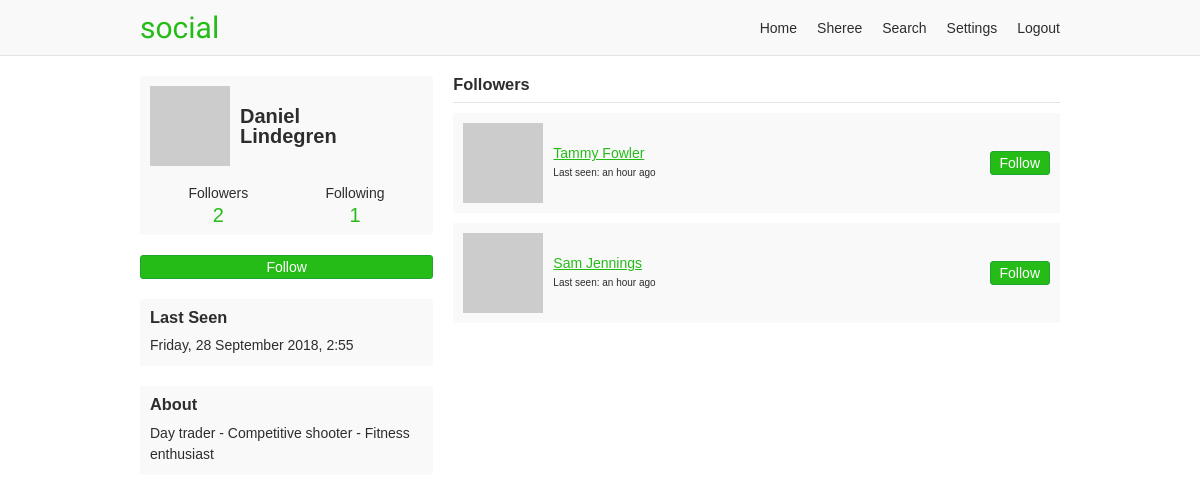
Screenshot of /onosendi/followers (signed in) with the database file from the repository.
### app/users/models/user.py (models this page shows, shortened)
class User(UserMixin, db.Model, BaseModel):
    username = db.Column(db.String(35), nullable=False, unique=True)
    email = db.Column(db.String(255), nullable=False, unique=True)
    password = db.Column(db.String(128), nullable=False)
    first_name = db.Column(db.String(35), nullable=False)
    last_name = db.Column(db.String(35), nullable=False)
    about_me = db.Column(db.Text)
    last_seen = db.Column(db.DateTime, default=datetime.utcnow)
    posts_per_page = db.Column(db.Integer, default=10, nullable=False)
    full_name = column_property(first_name + " " + last_name)
    followed = db.relationship(
        'User',
        secondary=followers,
        primaryjoin='followers.c.follower_id == User.id',
        secondaryjoin='followers.c.followed_id == User.id',
        backref=db.backref('followers', lazy='dynamic'),
        lazy='dynamic')
    post_author = db.relationship(
        'Post',
        foreign_keys='Post.author_id',
        backref='author', lazy='dynamic')
    post_recipient = db.relationship(
        'Post',
        foreign_keys='Post.recipient_id',
        backref='recipient', lazy='dynamic')
    def is_following(self, user):
        return self.followed.filter(
            followers.c.followed_id == user.id).count() > 0
    @property
    def get_followers(self):
        return self.followers.filter_by(active=True)
    @property
    def get_followed(self):
        return self.followed.filter_by(active=True)
    def avatar(self, size):
        digest = md5(self.email.lower().encode('utf-8')).hexdigest()
        return 'https://www.gravatar.com/avatar/{}?d=monsterid&s={}'.format(
            digest, size)

### app/users/views.py (the view)
@users.route('/<username>/followers', methods=['GET', 'POST'])
@login_required
def followers(username):
    user = User.query.filter_by(username=username, active=True).first_or_404()
    page = request.args.get('page', 1, type=int)
    followers = user.get_followers.paginate(
        page, current_user.posts_per_page, False)
    return render_template('users/followers.html', user=user,
                           followers=followers)

### app/models.py (called while the page is built)
    def commit(self):
        try:
            db.session.add(self)
            db.session.commit()
            return self
        except Exception as E:
            db.session.rollback()
            raise E

### app/users/models/user.py (called while the page is built)
@login.user_loader
def load_user(id):
    return User.query.get(int(id))

### app/users/views.py (called while the page is built)
@users.before_request
def before_request():
    if current_user.is_authenticated:
        if not current_user.active:
            return redirect(url_for('static_views.logout'))
        current_user.last_seen = datetime.utcnow()
        current_user.commit()

### app/templates/users/followers.html (shortened to what this page needs)
{% extends "/base.html" %}
{% block content %}
<div class="grid-container">
  {% include "/users/_profile-info.html" %}
  <div class="profile-content">
    <h3 class="page-sub-title">Followers</h3>
    {% if followers.pages > 1 %}
     {% from "/_macros.html" import render_pagination %}
    {% endif %}
    {% if followers.items %}
    <ul class="follow-list">
      {% for follower in followers.items %}
      {% include "/users/_follow-item.html" %}
      {% endfor %}
    </ul>
    {% endif %}
    {% if followers.pages > 1 %}
     {% from "/_macros.html" import render_pagination %}
    {% endif %}
  </div>
</div>
{% endblock %}

### app/templates/base.html (shortened to what this page needs)
<!doctype html>
<html lang="en">
<head>
  <link rel="stylesheet" href="{{ url_for('static', filename='css/layout.css') }}">
</head>
<body>
<div class="header-container">
  <header class="site-header responsive-container">
    <h1 class="branding"><a href="{{ url_for('static_views.index') }}">{{ APP_NAME }}</a></h1>
    {% if current_user.is_authenticated %}
    <ul class="primary-nav">
      <li><a href="{{ url_for('users.home') }}">Home</a></li>
      <li><a href="{{ url_for('users.profile', username=current_user.username) }}">{{ current_user.first_name }}</a></li>
      <li><a href="{{ url_for('users.search') }}">Search</a></li>
      <li><a href="{{ url_for('users.settings_account') }}">Settings</a></li>
      <li><a href="{{ url_for('static_views.logout') }}">Logout</a></li>
    </ul>
    {% endif %}
  </header>
</div>
<div class="responsive-container">
{% block content %}
{% endblock %}
</div>
</body>
</html>

### app/templates/users/_profile-info.html
<div class="profile-aside">
  <div class="profile-info-container">
    <a class="profile-info" href="{{ url_for('users.profile', username=user.username) }}">
      <img src="{{ user.avatar(60) }}">
      <h2>{{ user.first_name }}<br>{{ user.last_name }}</h1>
    </a>
    <div class="user-numbers user-numbers-profile">
      <a href="{{ url_for('users.followers', username=user.username) }}">
        Followers <span>{{ user.get_followers.count() }}</span>
      </a>
      <a href="{{ url_for('users.following', username=user.username) }}">
        Following <span>{{ user.get_followed.count() }}</span>
      </a>
    </div>
  </div>
  {% if current_user != user %}
    {% if current_user.is_following(user) %}
    <a class="profile-follow button" href="{{ url_for('users.user_action', username=user.username, action='unfollow') }}">
      Unfollow
    </a>
    {% else %}
    <a class="profile-follow button" href="{{ url_for('users.user_action', username=user.username, action='follow') }}">
      Follow
    </a>
    {% endif %}
  {% endif %}
  {% if user.last_seen and not current_user == user %}
  <div class="last-seen-container">
    <h3>Last Seen</h3>
    <p>{{ moment(user.last_seen).format('dddd, D MMMM YYYY, H:mm') }}</p>
  </div>
  {% endif %}
  {% if user.about_me %}
  <div class="about-container">
    <h3>About</h3>
    <p>{{ user.about_me }}</p>
  </div>
  {% endif %}
</div>

### app/templates/users/_follow-item.html
<li>
  <img src="{{ follower.avatar(40) }}">
  <div class="follow-info">
    <a href="{{ url_for('users.profile', username=follower.username) }}">
      {{ follower.full_name }}
    </a>
    <p class="last-seen">
      Last seen: {{ moment(user.last_seen).fromNow() }}
    </p>
  </div>
  {% if current_user != follower %}
    {% if current_user.is_following(follower) %}
    <a class="button" href="{{ url_for('users.user_action', username=follower.username, action='unfollow') }}">
      Unfollow
    </a>
    {% else %}
    <a class="button" href="{{ url_for('users.user_action', username=follower.username, action='follow') }}">
      Follow
    </a>
    {% endif %}
  {% endif %}
</li>

### app/static/css/layout.css (style rules this page uses)
:root { --green: #26bc18; --dark-green: #21a42f; --light-gray: #f9f9f9; --dark-gray: #e3e3e3; --light-green: #e9ffe0; --green-border: #c9ffb2; --green-text: #335922; --text-color: #2d2d2d; --white: #fff; --red: #cc0000; }
*, *::before, *::after { box-sizing: border-box; }
html { font-family: sans-serif; font-size: 62.5%; }
article, aside, figcaption, figure, footer, header, hgroup, main, nav, section { display: block; }
body { margin: 0; color: var(--text-color); font-size: 1.4rem; line-height: 1; }
h1, h2, h3, h4, h5, h6 { margin: 0 0 10px 0; }
p, ol, ul, dl { margin: 0 0 10px 0; padding: 0; }
p { line-height: 1.5; }
img { display: block; }
ol, ul { list-style: none; }
a, a:link { color: var(--green); ext-decoration: none; }
.page-sub-title { padding-bottom: 10px; border-bottom: 1px solid var(--dark-gray); }
.button, .button:link { display: block; padding: 4px 9px; text-align: center; background-color: var(--green); border: 1px solid var(--dark-green); border-radius: 3px; color: var(--white); text-decoration: none; }
.responsive-container { margin: 0 auto; max-width: 960px; padding: 0 20px; }
.grid-container { display: grid; grid-template-columns: repeat(12, [col-start] 1fr); grid-gap: 20px; }
.grid-container > .profile-aside, .grid-container > .profile-content, .grid-container > .settings-aside, .grid-container > .settings-content, .grid-container > .index-content, .grid-container > .index-registration { grid-column: col-start / -1; }
@media (min-width: 768px) { .grid-container > .profile-aside { grid-column: col-start / span 4; } }
@media (min-width: 768px) { .grid-container > .profile-content { grid-column: col-start 5 / span 8; } }
.header-container { margin-bottom: 20px; background-color: var(--light-gray); border-bottom: 1px solid var(--dark-gray); }
.header-container .site-header { align-items: center; display: flex; }
.branding { margin: 0; padding: 10px 0; }
.branding a { font: 30px "Fredoka One"; text-decoration: none; }
.primary-nav { display: flex; margin: 0 0 0 auto; }
.primary-nav li { padding: 0 10px; }
.primary-nav li:last-child { padding-right: 0; }
.primary-nav a { color: var(--text-color); text-decoration: none; }
.profile-info-container, .about-container, .last-seen-container, .recent-posts-container { padding: 10px; margin-bottom: 20px; background-color: var(--light-gray); border-radius: 3px; }
.about-container > p, .last-seen-container > p { margin-bottom: 0; }
.profile-info { align-items: center; display: flex; margin-bottom: 20px; overflow: hidden; }
.profile-info, .profile-info:link { color: var(--text-color); text-decoration: none; }
.profile-info > h2 { margin: 0 0 0 10px; font-size: 20px; }
.user-numbers { display: flex; text-align: center; }
.user-numbers > a { color: var(--text-color); text-decoration: none; }
.user-numbers-profile > a { width: 50%; }
.user-numbers > a span { display: block; margin-top: 5px; color: var(--green); font-size: 20px; }
.profile-follow { margin-bottom: 20px; width: 100%; }
.follow-list { margin-bottom: 0; }
.follow-list > li { align-items: center; display: flex; margin-bottom: 10px; padding: 10px; position: relative; background-color: var(--light-gray); }
.follow-list > li > a { margin: 0 auto 0; position: absolute; right: 10px; }
.follow-info { margin-left: 10px; }
.follow-info > a { display: block; margin-bottom: 5px; }
.follow-info .last-seen { margin-bottom: 0; font-size: 1rem; }

### rows the page displays
User: first_name "Sheree"
User: first_name "Daniel", last_name "Lindegren", last_seen "Friday, 28 September 2018, 2:55", about_me "Day trader - Competitive shooter - Fitness enthusiast", last_seen "an hour ago"
User: full_name "Tammy Fowler"
User: full_name "Sam Jennings"

### other values shown
{{ APP_NAME }} "social"
{{ user.get_followers.count() }} "2"
{{ user.get_followed.count() }} "1"
